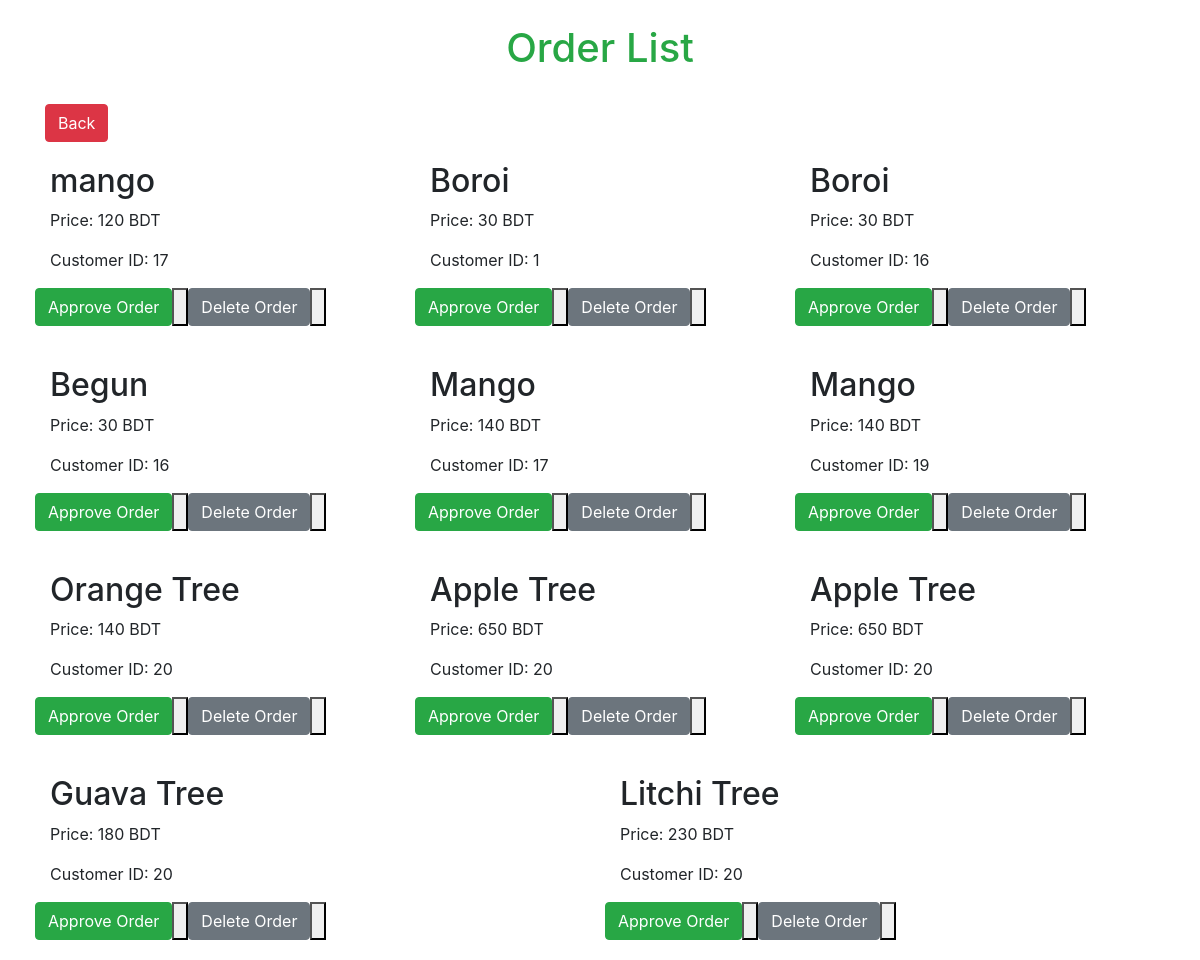
Screenshot of /OrderList.php with the database file from the repository.
### tables this page shows
CREATE TABLE `orders` (
  `id` int(11) NOT NULL,
  `customer_id` int(11) NOT NULL,
  `product_id` int(11) UNSIGNED NOT NULL,
  `product_name` varchar(255) NOT NULL,
  `price` int(11) NOT NULL,
  `quantity` int(11) NOT NULL,
  `total_price` decimal(11,0) NOT NULL,
  `delivery_address` varchar(255) NOT NULL,
  `email_address` varchar(50) NOT NULL,
  `phone_number` int(11) NOT NULL,
  `payment_option` varchar(50) NOT NULL,
  `order_date` timestamp NOT NULL DEFAULT current_timestamp(),
  `order_status` varchar(20) NOT NULL DEFAULT 'pending'
);

### OrderList.php (the view, shortened to what this page needs)
<?php
$conn = mysqli_connect('localhost', 'root', '', 'project');
?>
<!DOCTYPE html>
<html lang="en">
<head>
    <link rel="stylesheet" href="CSS/myAccount.css">
    <link rel="stylesheet" href="https://cdn.jsdelivr.net/npm/bootstrap@4.3.1/dist/css/bootstrap.min.css">
</head>
<body>
    <div class="container">
        <div class="row my-4">
            <h1 class="mx-auto ml-3 text-success">Order List</h1>
        </div>
        <a class="btn btn-danger" href="DashBoard.php">Back</a>
        <div class="row ">
            <?php
            $sql = "SELECT * FROM orders";
            $result = mysqli_query($conn, $sql);
            if (mysqli_num_rows($result) > 0) {
                while ($row = mysqli_fetch_assoc($result)) {
                    echo "<div class='card-body'>";
                    echo "<h2 >" . $row['product_name'] . "</h2>";
                    echo "<p class='card-text'>" . 'Price: ' . $row['price'] . ' BDT' . "</p>";
                    echo "<p class='card-text'>" . 'Customer ID: ' . $row['customer_id'] . "</p>";
                    echo "<form class='row' method='POST' enctype='multipart/form-data'>";
                    echo " <button type='submit' value='" . $row['id'] . "' name='Decline' class='btn btn-success' > Approve Order <button/>";
                    echo " <button type='submit' value='" . $row['id'] . "' name='Delete' class='btn btn-secondary' > Delete Order<button/>";
                    echo "</form>";
                    echo "</div>";
                }
            } else {
                echo "No products found.";
            }
            ?>
        </div>
    </div>
</body>
</html>

### rows the page displays
orders: product_name "mango", price "120", customer "17", $row['id'] 1 (drawn)
orders: product_name "Boroi", price "30", customer "1", $row['id'] 4 (drawn)
orders: product_name "Boroi", price "30", customer "16", $row['id'] 6 (drawn)
orders: product_name "Begun", price "30", customer "16", $row['id'] 7 (drawn)
orders: product_name "Mango", price "140", customer "17", $row['id'] 8 (drawn)
orders: product_name "Mango", price "140", customer "19", $row['id'] 9 (drawn)
orders: product_name "Orange Tree", price "140", customer "20", $row['id'] 10 (drawn)
orders: product_name "Apple Tree", price "650", customer "20", $row['id'] 11 (drawn)
orders: product_name "Apple Tree", price "650", customer "20", $row['id'] 12 (drawn)
orders: product_name "Guava Tree", price "180", customer "20", $row['id'] 13 (drawn)
orders: product_name "Litchi Tree", price "230", customer "20", $row['id'] 14 (drawn)
